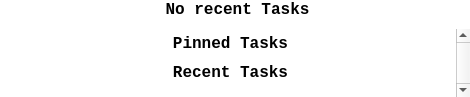
<?xml version="1.0" encoding="UTF-8"?>
<ui version="4.0">
 <class>TasksDialog</class>
 <widget class="QDialog" name="TasksDialog">
  <property name="geometry">
   <rect>
    <x>0</x>
    <y>0</y>
    <width>470</width>
    <height>97</height>
   </rect>
  </property>
  <property name="sizePolicy">
   <sizepolicy hsizetype="Preferred" vsizetype="Maximum">
    <horstretch>0</horstretch>
    <verstretch>0</verstretch>
   </sizepolicy>
  </property>
  <property name="minimumSize">
   <size>
    <width>470</width>
    <height>0</height>
   </size>
  </property>
  <property name="maximumSize">
   <size>
    <width>470</width>
    <height>500</height>
   </size>
  </property>
  <property name="palette">
   <palette>
    <active>
     <colorrole role="Base">
      <brush brushstyle="SolidPattern">
       <color alpha="255">
        <red>255</red>
        <green>255</green>
        <blue>255</blue>
       </color>
      </brush>
     </colorrole>
     <colorrole role="Window">
      <brush brushstyle="SolidPattern">
       <color alpha="255">
        <red>255</red>
        <green>255</green>
        <blue>255</blue>
       </color>
      </brush>
     </colorrole>
    </active>
    <inactive>
     <colorrole role="Base">
      <brush brushstyle="SolidPattern">
       <color alpha="255">
        <red>255</red>
        <green>255</green>
        <blue>255</blue>
       </color>
      </brush>
     </colorrole>
     <colorrole role="Window">
      <brush brushstyle="SolidPattern">
       <color alpha="255">
        <red>255</red>
        <green>255</green>
        <blue>255</blue>
       </color>
      </brush>
     </colorrole>
    </inactive>
    <disabled>
     <colorrole role="Base">
      <brush brushstyle="SolidPattern">
       <color alpha="255">
        <red>255</red>
        <green>255</green>
        <blue>255</blue>
       </color>
      </brush>
     </colorrole>
     <colorrole role="Window">
      <brush brushstyle="SolidPattern">
       <color alpha="255">
        <red>255</red>
        <green>255</green>
        <blue>255</blue>
       </color>
      </brush>
     </colorrole>
    </disabled>
   </palette>
  </property>
  <property name="font">
   <font>
    <family>Verdana</family>
   </font>
  </property>
  <property name="windowTitle">
   <string>NiceCopier Recent Tasks</string>
  </property>
  <layout class="QVBoxLayout" name="verticalLayout_2">
   <property name="spacing">
    <number>10</number>
   </property>
   <property name="leftMargin">
    <number>5</number>
   </property>
   <property name="topMargin">
    <number>0</number>
   </property>
   <property name="rightMargin">
    <number>0</number>
   </property>
   <property name="bottomMargin">
    <number>0</number>
   </property>
   <item>
    <widget class="QLabel" name="lbNoRecent">
     <property name="font">
      <font>
       <family>Courier New</family>
       <pointsize>12</pointsize>
       <weight>75</weight>
       <bold>true</bold>
      </font>
     </property>
     <property name="text">
      <string>No recent Tasks</string>
     </property>
     <property name="alignment">
      <set>Qt::AlignCenter</set>
     </property>
    </widget>
   </item>
   <item>
    <widget class="QScrollArea" name="scrollArea">
     <property name="sizePolicy">
      <sizepolicy hsizetype="Expanding" vsizetype="Maximum">
       <horstretch>0</horstretch>
       <verstretch>0</verstretch>
      </sizepolicy>
     </property>
     <property name="minimumSize">
      <size>
       <width>465</width>
       <height>0</height>
      </size>
     </property>
     <property name="maximumSize">
      <size>
       <width>465</width>
       <height>500</height>
      </size>
     </property>
     <property name="frameShape">
      <enum>QFrame::NoFrame</enum>
     </property>
     <property name="verticalScrollBarPolicy">
      <enum>Qt::ScrollBarAlwaysOn</enum>
     </property>
     <property name="horizontalScrollBarPolicy">
      <enum>Qt::ScrollBarAlwaysOff</enum>
     </property>
     <property name="widgetResizable">
      <bool>true</bool>
     </property>
     <widget class="QWidget" name="scrollAreaWidgetContents">
      <property name="geometry">
       <rect>
        <x>0</x>
        <y>0</y>
        <width>448</width>
        <height>60</height>
       </rect>
      </property>
      <property name="sizePolicy">
       <sizepolicy hsizetype="Minimum" vsizetype="Maximum">
        <horstretch>0</horstretch>
        <verstretch>0</verstretch>
       </sizepolicy>
      </property>
      <layout class="QVBoxLayout" name="verticalLayout">
       <property name="spacing">
        <number>10</number>
       </property>
       <property name="sizeConstraint">
        <enum>QLayout::SetDefaultConstraint</enum>
       </property>
       <property name="margin">
        <number>5</number>
       </property>
       <item>
        <layout class="QVBoxLayout" name="layout_pinned">
         <item>
          <widget class="QLabel" name="label_2">
           <property name="sizePolicy">
            <sizepolicy hsizetype="Preferred" vsizetype="Maximum">
             <horstretch>0</horstretch>
             <verstretch>0</verstretch>
            </sizepolicy>
           </property>
           <property name="font">
            <font>
             <family>Courier New</family>
             <pointsize>12</pointsize>
             <weight>75</weight>
             <bold>true</bold>
            </font>
           </property>
           <property name="text">
            <string>Pinned Tasks</string>
           </property>
           <property name="alignment">
            <set>Qt::AlignCenter</set>
           </property>
          </widget>
         </item>
        </layout>
       </item>
       <item>
        <layout class="QVBoxLayout" name="layout_recent">
         <item>
          <widget class="QLabel" name="label">
           <property name="sizePolicy">
            <sizepolicy hsizetype="Preferred" vsizetype="Maximum">
             <horstretch>0</horstretch>
             <verstretch>0</verstretch>
            </sizepolicy>
           </property>
           <property name="font">
            <font>
             <family>Courier New</family>
             <pointsize>12</pointsize>
             <weight>75</weight>
             <bold>true</bold>
            </font>
           </property>
           <property name="text">
            <string>Recent Tasks</string>
           </property>
           <property name="alignment">
            <set>Qt::AlignCenter</set>
           </property>
          </widget>
         </item>
        </layout>
       </item>
      </layout>
     </widget>
    </widget>
   </item>
  </layout>
 </widget>
 <resources/>
 <connections/>
</ui>
